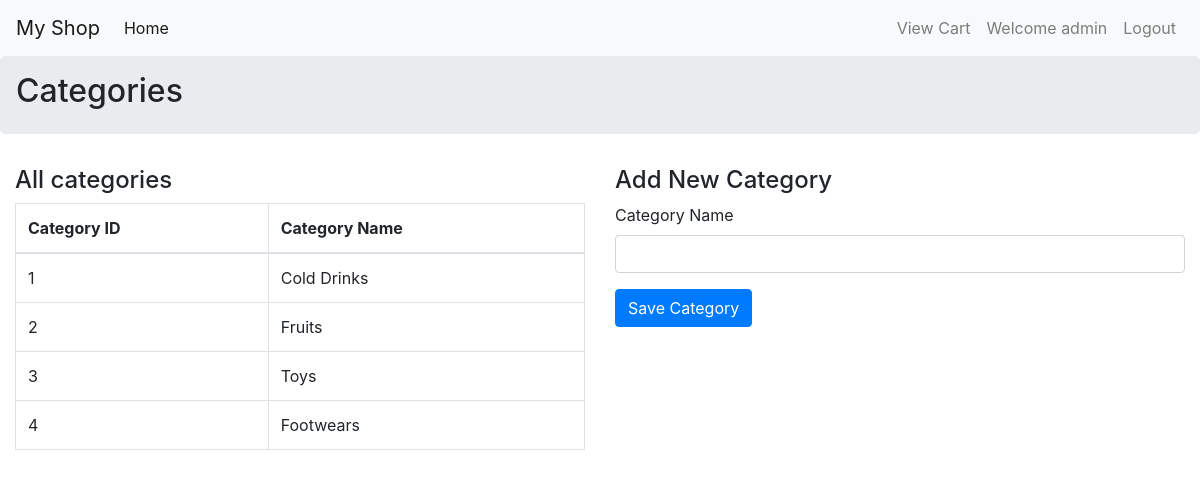
Screenshot of /cats/ (signed in) with the database file from the repository.
### myapp/models.py (models this page shows, shortened)
class Categrory(models.Model):
    cname=models.CharField(max_length=30)
    class Meta:
        db_table='category'

### myapp/views.py (the view, shortened to what this page needs)
# urls.py: path('cats/',views.CategoryView.as_view(),name='cats'),
class CategoryView(generic.View):
    def get(self,req):
        all=Categrory.objects.all()
        return render(req,"categories.html",locals())

### myapp/templates/categories.html (shortened to what this page needs)
{% extends  'base.html' %}
{% block ptitle %} Categories {% endblock %}
{% block main %}
        <div class="row">
            <div class="col-sm-6">
                <h4>All categories</h4>
                <table class="table table-bordered">
                    <thead>
                        <tr>
                            <th>Category ID</th>
                            <th>Category Name</th>
                        </tr>
                    </thead>
                    <tbody>
                        {% for cat in all %}
                            <tr>
                                <td>{{cat.id}}</td>
                                <td>{{cat.cname}}</td>
                            </tr>
                        {% endfor %}
                    </tbody>
                </table>
            </div>
            <div class="col-sm-6">
                <h4>Add New Category</h4>
                <form method="post">
                    <div class="form-group">
                        <label>Category Name</label>
                        <input type="text" name="cname" class="form-control">
                    </div>
                    <input type="submit" value="Save Category" class="btn btn-primary">
                </form>
            </div>
        </div>
{% endblock %}

### rows the page displays
Categrory: id "1", cname "Cold Drinks"
Categrory: id "2", cname "Fruits"
Categrory: id "3", cname "Toys"
Categrory: id "4", cname "Footwears"

### other values shown
{{ req.session.uname }} "admin"
